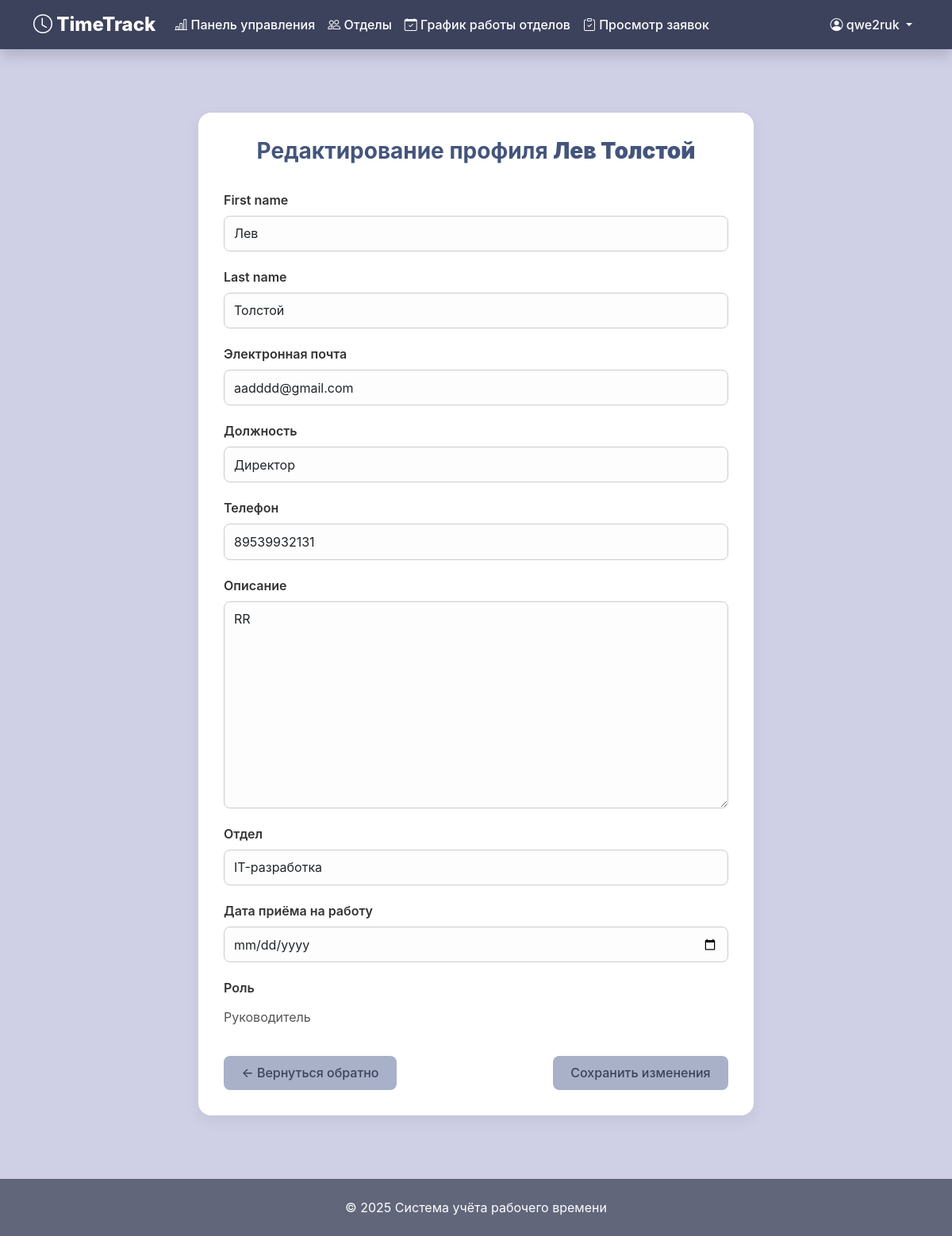
/profile/edit/ (signed in), run on the app's committed database.
### time_site/models.py (models this page shows, shortened)
class CustomUser(AbstractUser):
    email = models.EmailField(
        _('Электронная почта'),
        blank=False
    )
    ROLE_CHOICES = [
        ('Сотрудник', 'Сотрудник'),
        ('Руководитель', 'Руководитель'),
        ('Администратор', 'Администратор'),
    ]
    role = models.CharField(
        _('Роль'),
        max_length=50,
        choices=ROLE_CHOICES,
        default='Сотрудник'
    )
    post = models.CharField(
        _('Должность'),
        max_length=50,
        blank=True
    )
    hire_date = models.DateField(
        _('Дата приёма на работу'),
        default=timezone.now
    )
    phone = models.CharField(
        _('Телефон'),
        max_length=20,
        blank=True
    )
    description = models.TextField(
        _('Описание'),
        blank=True
    )
    department = models.ForeignKey(
        Department,
        on_delete=models.SET_NULL,
        null=True,
        blank=True,
        related_name='employees',
        verbose_name='Отдел'
    )
    is_active = models.BooleanField(
        _('Активен'),
        default=True
    )
    class Meta:
        verbose_name = 'Пользователь'
        verbose_name_plural = 'Пользователи'

### time_site/views/profile.py (the view)
# urls.py: path('profile/edit/', profile_edit, name='profile_edit'),
@login_required
def profile_edit(request):
    profile_user = request.user
    if request.method == 'POST':
        form = ProfileEditForm(request.POST, instance=profile_user)
        if form.is_valid():
            form.save()
            return redirect('profile_view')  # После сохранения редиректим на просмотр профиля
    else:
        form = ProfileEditForm(instance=profile_user)
    return render(request, 'profile/edit.html', {'form': form, 'profile_user': profile_user})

### time_site/forms.py (shortened to what this page needs)
class ProfileEditForm(forms.ModelForm):
    class Meta:
        model = CustomUser
        fields = ['first_name', 'last_name', 'email', 'post', 'phone', 'description', 'department', 'hire_date', 'role']
        widgets = {
            'first_name': forms.TextInput(attrs={'class': 'form-control'}),
            'last_name': forms.TextInput(attrs={'class': 'form-control'}),
            'email': forms.EmailInput(attrs={'class': 'form-control'}),
            'post': forms.TextInput(attrs={'class': 'form-control'}),
            'phone': forms.TextInput(attrs={'class': 'form-control'}),
            'description': forms.Textarea(attrs={'class': 'form-control'}),
            'department': forms.Select(attrs={'class': 'form-control'}),
            'hire_date': forms.DateInput(attrs={'class': 'form-control', 'type': 'date'}),
            'role': forms.Select(attrs={'class': 'form-control'}),
        }
    def __init__(self, *args, **kwargs):
        is_admin = kwargs.pop('is_admin', False)
        super().__init__(*args, **kwargs)
        if not is_admin:
            self.fields.pop('role')

### time_site/models.py (called while the page is built)
    def __str__(self):
        return self.name

### time_site/templates/profile/edit.html (shortened to what this page needs)
{% extends 'base.html' %}
{% block content %}
<div class="profile-edit-container">
    <h2 class="profile-edit-title">
        Редактирование профиля <strong>{{ profile_user.get_full_name|default:profile_user.username }}</strong>
    </h2>
    <form method="post" novalidate>
        {% for field in form %}
            <div class="form-group">
                <label for="{{ field.id_for_label }}">{{ field.label }}</label>
                {{ field }}
            </div>
        {% endfor %}
        {% if not form.fields.role and profile_user.role %}
            <div class="form-group">
                <label>Роль</label>
                <p class="readonly-field">{{ profile_user.get_role_display }}</p>
            </div>
        {% endif %}
        <div class="form-actions">
            <a href="javascript:history.back()" class="btn-back">← Вернуться обратно</a>
            <button type="submit" class="btn-light">Сохранить изменения</button>
        </div>
    </form>
</div>
{% endblock %}

### time_site/templates/base.html (shortened to what this page needs)
<!DOCTYPE html>
<html lang="ru">
<head>
    <link href="https://cdn.jsdelivr.net/npm/bootstrap@5.3.2/dist/css/bootstrap.min.css" rel="stylesheet">
    <link rel="stylesheet" href="https://cdn.jsdelivr.net/npm/bootstrap-icons@1.11.1/font/bootstrap-icons.min.css">
</head>
<body>
    <nav class="navbar navbar-expand-lg navbar-dark shadow" style="background-color: var(--header-bg);">
        <div class="container">
            <a class="navbar-brand" href="{% url 'home' %}">
                <i class="bi bi-clock"></i> TimeTrack
            </a>
            <div class="collapse navbar-collapse" id="navbarNav">
                {% if user.is_authenticated %}
                <ul class="navbar-nav me-auto mb-2 mb-lg-0">
                    <li class="nav-item">
                        <a class="nav-link" href="{% url 'my_statistics' %}">
                            <i class="bi bi-bar-chart-line"></i> Панель управления
                        </a>
                    </li>
                    <li class="nav-item">
                        <a class="nav-link" href="{% url 'department_list' %}">
                            <i class="bi bi-people"></i> Отделы
                        </a>
                    </li>
                    <li class="nav-item">
                        <a class="nav-link" href="{% url 'work_schedules' %}">
                            <i class="bi bi-calendar-check"></i> График работы отделов
                        </a>
                    </li>
                    {% if user.role == "Руководитель" %}
                    <li class="nav-item">
                        <a class="nav-link" href="{% url 'leave_approval_list' %}">
                            <i class="bi bi-clipboard-check"></i> Просмотр заявок
                        </a>
                    </li>
                    {% endif %}
                </ul>
                {% endif %}
                <ul class="navbar-nav ms-auto">
                    {% if user.is_authenticated %}
                    <li class="nav-item dropdown">
                        <a class="nav-link dropdown-toggle" href="#" id="navbarDropdown" role="button" data-bs-toggle="dropdown">
                            <i class="bi bi-person-circle"></i> {{ user.username }}
                        </a>
                    </li>
                    {% endif %}
                </ul>
            </div>
        </div>
    </nav>
    <main class="container my-5">
        {% block content %}{% endblock %}
    </main>
    <footer class="mt-auto">
        <div class="container text-center">
            <p class="text-white mb-0">© {% now "Y" %} Система учёта рабочего времени</p>
        </div>
    </footer>
</body>
</html>

### time_site/templates/base.html (style rules this page uses)
:root { --primary-color: #44557c; --secondary-color: #61667a; --accent-color: #5359b5; --background-color: #cfcfe6; --header-bg: #3c425c; }
body { background-color: var(--background-color); font-family: 'Nunito', -apple-system, BlinkMacSystemFont, sans-serif; min-height: 100vh; display: flex; flex-direction: column; }
.navbar-brand { font-weight: 800; font-size: 1.5rem; }
main { flex: 1; }
footer { background-color: var(--secondary-color); padding: 1.5rem 0; }
.navbar .nav-link { font-weight: 500; color: white; transition: color 0.3s; }

### time_site/templates/profile/edit.html (style rules this page uses)
.profile-edit-container { max-width: 700px; margin: 2rem auto; padding: 2rem; background-color: #fff; border-radius: 1rem; box-shadow: 0 6px 20px rgba(0, 0, 0, 0.06); }
.profile-edit-title { font-size: 1.75rem; font-weight: 700; color: var(--primary-color); margin-bottom: 2rem; text-align: center; }
.form-group { margin-bottom: 1.25rem; }
.form-group label { font-weight: 600; margin-bottom: 0.5rem; display: block; color: #333; }
.form-group input, .form-group select, .form-group textarea { width: 100%; padding: 0.6rem 0.75rem; border: 1px solid #ccc; border-radius: 0.5rem; font-size: 1rem; background-color: #fdfdfd; transition: border-color 0.2s ease; }
.readonly-field { background-color: transparent; border: none; padding: 0.3rem 0; color: #555; font-size: 1rem; }
.form-actions { display: flex; justify-content: space-between; margin-top: 2rem; flex-wrap: wrap; gap: 1rem; }
.btn-back, .btn-light { display: inline-block; padding: 0.6rem 1.4rem; background-color: #a8b1c8; color: var(--header-bg); font-weight: 500; border-radius: 0.5rem; text-decoration: none; border: none; cursor: pointer; transition: background-color 0.2s ease, transform 0.2s ease; }

### data on the page
CustomUser: username "qwe2ruk", get_full_name "Лев Толстой", form "Лев" "Толстой" "aadddd@gmail.com" "Директор" "89539932131" "RR" "IT-разработка", role "Руководитель"

### other printed values
{{ field.label }} "First name" "Last name" "Электронная почта" "Должность" "Телефон" "Описание" "Отдел" "Дата приёма на работу"
